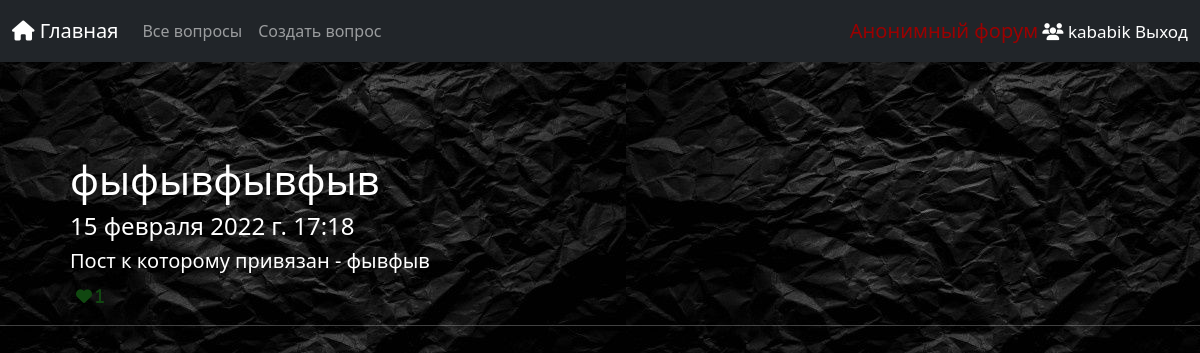
Screenshot of /profile/comments/ (signed in) with the database file from the repository.
### anon/models.py (models this page shows, shortened)
class Article(models.Model):
    text_article = models.TextField(verbose_name='Текст')
    time_article = models.DateTimeField(default=timezone.now,verbose_name="дата публикации")
    auth_article = models.TextField(max_length=255, verbose_name="Вопрос")
    post_article = models.ForeignKey(Post, related_name="article",on_delete=models.CASCADE,verbose_name='Автор')
    likes_article = models.ManyToManyField(User, blank=True, related_name='like')
    class Meta:
        verbose_name = 'Комент'
        verbose_name_plural = 'Коменты'

class Post(models.Model):
    name = models.CharField(max_length=255, verbose_name="Название вопроса")
    likes = models.ManyToManyField(User, blank=True, related_name='likes')
    text = models.TextField(verbose_name='Текст')
    time = models.DateTimeField(default=timezone.now,verbose_name="дата публикации")
    auth = models.ForeignKey(User, related_name="profile_post",on_delete=models.CASCADE,verbose_name='Автор')
    def __str__(self):
        return self.name
    class Meta:
        verbose_name = 'Вопрос'
        verbose_name_plural = 'Вопросы'

### anon/views.py (the view)
# urls.py: path('profile/comments/', views.AllProfCom.as_view(), name='comment'),
class AllProfCom(DeleteView):
    def get(self, request):
        if not request.user.is_authenticated:
             return render(request, 'errorac.html')
        user = request.user
        art = Article.objects.filter(auth_article = str(user)).order_by('-time_article')
        context={
            'art':art
        }
        return render(request, 'comment.html',context)

### templates/comment.html (shortened to what this page needs)
{%extends 'base.html'%}
{%load static%}
{%load crispy_forms_tags%}
{%block link%}
    <link rel="stylesheet" href="{%static 'prof2.css'%}" />
{%endblock link%}
{%block text%}
<br>
{%for p in art%}
<div>
  <h1 class="left-c down-a">{{p.text_article}} </h1>
  <h4 class="left-c" >{{p.time_article}}</h4>
  <h5 class="left-c" >Пост к которому привязан - {{p.post_article}}</h5>
  <form action="{% url 'add-likeartt' p.id %}" class="left-c wot" method="post">
    <button type="submit" style="border:none; background:none;">
        <i class="fa fa-heart" aria-hidden="true" style="color: rgb(16, 71, 16);"> <span>{{ p.likes_article.all.count }}</span></i>
    </button>
    </form>
  <hr>
</div>
{%endfor%}
{%endblock%}

### templates/base.html (shortened to what this page needs)
{%load static%}
<!DOCTYPE html>
<html lang="ru">
  <head>
    <link rel="stylesheet" href="https://cdn.jsdelivr.net/npm/bootstrap@5.1.3/dist/css/bootstrap.min.css">
    {%block link%}{%endblock link%}
  </head>
  <body>
    <nav class="navbar navbar-expand-lg navbar-dark bg-dark">
      <div class="container-fluid">
        <a class="navbar-brand" href="{%url 'base'%}">
          <i class="fas fa-home"></i>
            Главная
        </a>
        <div class="collapse navbar-collapse" id="navbarText">
          <ul class="navbar-nav me-auto mb-2 mb-lg-0">
            <li class="nav-item">
              <a class="nav-link" href="{%url 'all'%}">Все вопросы</a>
            </li>
            <li class="nav-item">
              <a class="nav-link" href="{%url 'create'%}">Создать вопрос</a>
            </li>
          </ul>
          <span class="navbar-text">
            <a class=" size-text un " style="color: #9b0000;" href="">Анонимный форум</a>
            {% if user.is_authenticated %}
            <a class="global-color-bar undergraund" href="{%url 'prof'%}"><i class="fas fa-users"></i> {{ request.user }}
            </a>
            <a class="global-color-bar undergraund" href="{%url 'logout'%}"> Выход </a>
            {%else%}
            <a class="global-color-bar undergraund" href="{%url 'login'%}"> Вход </a>
            <a class="global-color-bar undergraund" href="{%url 'reg'%}">Регестрация </a>
            {%endif%}
          </span>
        </div>
      </div>
    </nav>
    {%block text%}{%endblock text%}
    </body>
</html>

### static/prof2.css (style rules this page uses)
body { background: url('7.jpg'); height: 100%; color: white; }
.size-text { font-size: 20px; }
.global-color-bar { color: rgb(243, 243, 243); font-size: 17px; }
.undergraund { text-decoration: none; }
.un { text-decoration: none; }
.left-c { margin-left:70px; }
.down-a { margin-top:70px; }
form { margin-left: 35%; width: 500px; margin-top: 50px; }
.wot { margin-top: 10px; }

### rows the page displays
Article: text_article "фыфывфывфыв", time_article "15 февраля 2022 г. 17:18", post_article "фывфыв", likes_article.all.count "1"

### other values shown
{{ request.user }} "kababik"
